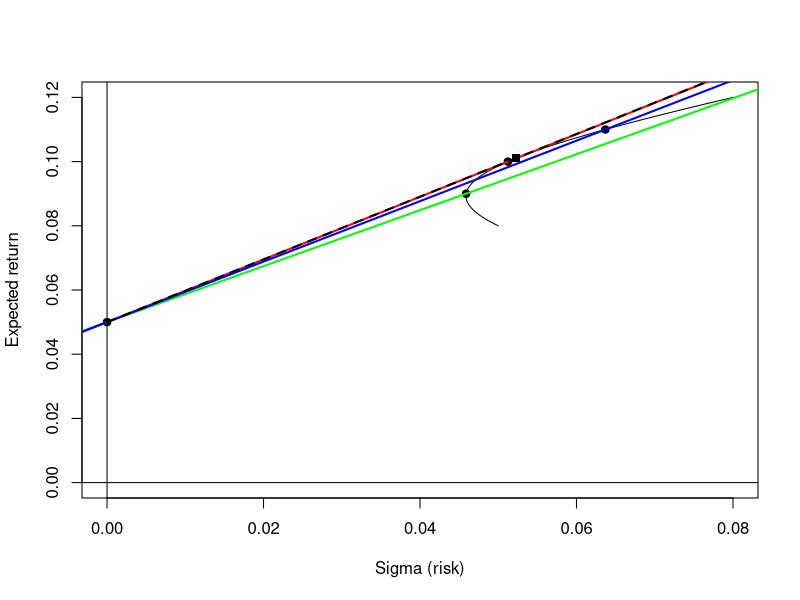

Generate this figure with R:
#With this code you can specify the expected returns, the standard deviations and the correlation 
#of 2 assets. In addition, the expected return of the risk free asset, and 3 beta_1 values for 
#3 portfolios. The code will plot all the different portfolios on a line that can be created form
#the 2 assets, plus the 3 given portfolios with red dots. It also shows the opportunity lines if you
#can lend/borrow at the given risk free r0 rate with 3 different colored (red, green, blue) lines.

#INPUTS of the 2 assets in the portfolio:
#Expeced returns:
e1 = 0.12
e2 = 0.08
#Standard deviations:
sd1 = 0.08
sd2 = 0.05
#Correlation of the 2 assets:
correl = 0.2

#Risk free expected return:
r0 = 0.05
#The 3 portfolios' beta_1 values from the exercise
mybetas = c(0.5, 0.25, 0.75)


#MAKING the vector e, and the matrix v based on the inputs:
e = matrix(c(e1,e2), 2, 1);
v11 = sd1^2;
v12 = correl * sd1 * sd2;
v21 = v12;
v22 = sd2^2;
v = matrix(c(v11,v12,v21,v22), 2, 2);


#FUNCTIONS to calculate the risk and the expected return of the portfolio based on a beta_1 value:
sigma <- function(beta){
s <- beta * beta * v[1,1] + (1-beta) * (1-beta) * v[2,2] + 2 * beta * (1-beta) * v[1,2];
sqrt(s)
}

expected <- function(beta){
beta1 = beta;
beta2 = (1-beta);
ex <- beta1 * e[1,1] + beta2 * e[2,1]
}


#PLOTTING all possible portfolios based on the different weights, from beta_1=0 to beta_1=1
betas = seq(0, 1, 0.01);
xaxis = sigma(betas);
yaxis = expected(betas);

#USE THIS plot if you would like to see the WHOLE PICTURE with the x and y axis
plot(xaxis, yaxis, type="l", xlab="Sigma (risk)", ylab="Expected return", xlim=c(0, max(sd1,sd2)), ylim=c(0, max(e1,e2)))

#USE THIS plot if you would like to see the portfolios from UP CLOSE
#plot(xaxis, yaxis, type="l", xlab="Sigma (risk)", ylab="Expected return")

#USE THIS plot if you would like to see the TANGENCY PORTFOLIO from UP CLOSE
#plot(xaxis, yaxis, type = "l", xlab="Sigma (risk)", ylab="Expected return", xlim=c(sigmapitangency-0.0015, sigmapitangency+0.0015), ylim=c(epitangency-0.0015,epitangency+0.0015))



#PLOTTING the x and y AXIS, the RISK FREE asset, and the 3 given PORTFOLIOS with black dots
abline(h = 0)
abline(v = 0)
points(0, r0, pch=19)
points(sigma(mybetas), expected(mybetas), pch=19)


#PLOTTING the 3 different lines for the case, when we can LEND/BORROW at an r0 interest rate
xx1=c(0, sigma(mybetas[1]));
yy1=c(r0, expected(mybetas[1]));
abline(lm(yy1~xx1), col="red", lwd=2)

xx2=c(0, sigma(mybetas[2]));
yy2=c(r0, expected(mybetas[2]));
abline(lm(yy2~xx2), col="green", lwd=2)

xx3=c(0, sigma(mybetas[3]));
yy3=c(r0, expected(mybetas[3]));
abline(lm(yy3~xx3), col="blue", lwd=2)


#Calculating the K value, and making the CML function
onematrix=matrix(c(1,1),2,1);
K = t(e - r0 * onematrix) %*% solve(v) %*% (e - r0 * onematrix)

cml <- function(sigmapi){
epi <- sigmapi * c(sqrt(K)) + r0
}

#PLOTTING the CML with black dashed line
sigmapis = seq(0, max(sd1,sd2)+5, 0.01);
lines(sigmapis, cml(sigmapis), lwd=2, lty='dashed')


#Calculating and plotting the TANGENCY PORTFOLIO with a black square
C = t(onematrix) %*% solve(v) %*% onematrix
A = t(onematrix) %*% solve(v) %*% e

epitangency = r0 + K / (C * (A/C - r0));
sigmapitangency = (epitangency - r0) / sqrt(K);
points(sigmapitangency, epitangency , pch=15)

